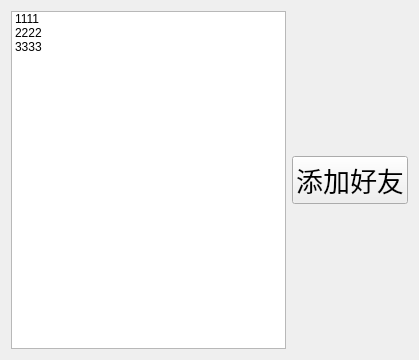
<?xml version="1.0" encoding="UTF-8"?>
<ui version="4.0">
 <class>Online</class>
 <widget class="QWidget" name="Online">
  <property name="geometry">
   <rect>
    <x>0</x>
    <y>0</y>
    <width>419</width>
    <height>360</height>
   </rect>
  </property>
  <property name="windowTitle">
   <string>Form</string>
  </property>
  <layout class="QVBoxLayout" name="verticalLayout_2">
   <item>
    <layout class="QHBoxLayout" name="horizontalLayout">
     <item>
      <widget class="QListWidget" name="listWidget">
       <item>
        <property name="text">
         <string>1111</string>
        </property>
       </item>
       <item>
        <property name="text">
         <string>2222</string>
        </property>
       </item>
       <item>
        <property name="text">
         <string>3333</string>
        </property>
       </item>
      </widget>
     </item>
     <item>
      <layout class="QVBoxLayout" name="verticalLayout">
       <item>
        <spacer name="verticalSpacer">
         <property name="orientation">
          <enum>Qt::Vertical</enum>
         </property>
         <property name="sizeHint" stdset="0">
          <size>
           <width>20</width>
           <height>138</height>
          </size>
         </property>
        </spacer>
       </item>
       <item>
        <widget class="QPushButton" name="addfriend">
         <property name="font">
          <font>
           <pointsize>20</pointsize>
          </font>
         </property>
         <property name="text">
          <string>添加好友</string>
         </property>
        </widget>
       </item>
       <item>
        <spacer name="verticalSpacer_2">
         <property name="orientation">
          <enum>Qt::Vertical</enum>
         </property>
         <property name="sizeHint" stdset="0">
          <size>
           <width>20</width>
           <height>138</height>
          </size>
         </property>
        </spacer>
       </item>
      </layout>
     </item>
    </layout>
   </item>
  </layout>
 </widget>
 <resources/>
 <connections/>
</ui>
